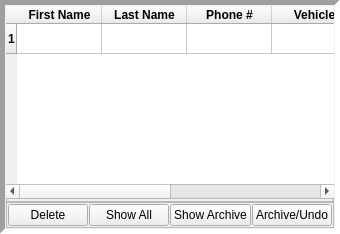
     <widget class="QFrame" name="right_frame">
      <property name="sizePolicy">
       <sizepolicy hsizetype="Expanding" vsizetype="Expanding">
        <horstretch>0</horstretch>
        <verstretch>0</verstretch>
       </sizepolicy>
      </property>
      <property name="frameShape">
       <enum>QFrame::Panel</enum>
      </property>
      <property name="frameShadow">
       <enum>QFrame::Sunken</enum>
      </property>
      <property name="lineWidth">
       <number>5</number>
      </property>
      <property name="midLineWidth">
       <number>5</number>
      </property>
      <layout class="QVBoxLayout" name="verticalLayout_2" stretch="99,1,1">
       <property name="spacing">
        <number>0</number>
       </property>
       <property name="leftMargin">
        <number>1</number>
       </property>
       <property name="topMargin">
        <number>1</number>
       </property>
       <property name="rightMargin">
        <number>1</number>
       </property>
       <property name="bottomMargin">
        <number>1</number>
       </property>
       <item>
        <widget class="QTableWidget" name="customer_table">
         <property name="sizePolicy">
          <sizepolicy hsizetype="Expanding" vsizetype="Expanding">
           <horstretch>1</horstretch>
           <verstretch>1</verstretch>
          </sizepolicy>
         </property>
         <property name="font">
          <font>
           <family>Arial</family>
           <weight>75</weight>
           <bold>true</bold>
          </font>
         </property>
         <property name="frameShape">
          <enum>QFrame::NoFrame</enum>
         </property>
         <property name="autoScrollMargin">
          <number>2</number>
         </property>
         <property name="editTriggers">
          <set>QAbstractItemView::NoEditTriggers</set>
         </property>
         <property name="selectionBehavior">
          <enum>QAbstractItemView::SelectRows</enum>
         </property>
         <property name="textElideMode">
          <enum>Qt::ElideMiddle</enum>
         </property>
         <property name="showGrid">
          <bool>true</bool>
         </property>
         <property name="gridStyle">
          <enum>Qt::SolidLine</enum>
         </property>
         <property name="sortingEnabled">
          <bool>true</bool>
         </property>
         <property name="wordWrap">
          <bool>true</bool>
         </property>
         <property name="cornerButtonEnabled">
          <bool>true</bool>
         </property>
         <property name="rowCount">
          <number>1</number>
         </property>
         <attribute name="horizontalHeaderVisible">
          <bool>true</bool>
         </attribute>
         <attribute name="horizontalHeaderCascadingSectionResizes">
          <bool>true</bool>
         </attribute>
         <attribute name="horizontalHeaderDefaultSectionSize">
          <number>85</number>
         </attribute>
         <attribute name="horizontalHeaderHighlightSections">
          <bool>true</bool>
         </attribute>
         <attribute name="horizontalHeaderMinimumSectionSize">
          <number>68</number>
         </attribute>
         <attribute name="horizontalHeaderShowSortIndicator" stdset="0">
          <bool>true</bool>
         </attribute>
         <attribute name="horizontalHeaderStretchLastSection">
          <bool>true</bool>
         </attribute>
         <attribute name="verticalHeaderVisible">
          <bool>true</bool>
         </attribute>
         <attribute name="verticalHeaderCascadingSectionResizes">
          <bool>false</bool>
         </attribute>
         <attribute name="verticalHeaderDefaultSectionSize">
          <number>30</number>
         </attribute>
         <attribute name="verticalHeaderHighlightSections">
          <bool>true</bool>
         </attribute>
         <attribute name="verticalHeaderStretchLastSection">
          <bool>false</bool>
         </attribute>
         <row/>
         <column>
          <property name="text">
           <string>First Name</string>
          </property>
          <property name="font">
           <font>
            <family>Arial</family>
            <weight>75</weight>
            <bold>true</bold>
           </font>
          </property>
         </column>
         <column>
          <property name="text">
           <string>Last Name</string>
          </property>
          <property name="font">
           <font>
            <family>Arial</family>
            <weight>75</weight>
            <bold>true</bold>
           </font>
          </property>
         </column>
         <column>
          <property name="text">
           <string>Phone #</string>
          </property>
          <property name="font">
           <font>
            <family>Arial</family>
            <weight>75</weight>
            <bold>true</bold>
           </font>
          </property>
         </column>
         <column>
          <property name="text">
           <string>Vehicle</string>
          </property>
          <property name="font">
           <font>
            <family>Arial</family>
            <weight>75</weight>
            <bold>true</bold>
           </font>
          </property>
         </column>
         <column>
          <property name="text">
           <string>Customer ID</string>
          </property>
          <property name="font">
           <font>
            <family>Arial</family>
            <weight>75</weight>
            <bold>true</bold>
           </font>
          </property>
         </column>
         <column>
          <property name="text">
           <string/>
          </property>
         </column>
        </widget>
       </item>
       <item>
        <widget class="QFrame" name="frame_2">
         <property name="frameShape">
          <enum>QFrame::StyledPanel</enum>
         </property>
         <property name="frameShadow">
          <enum>QFrame::Raised</enum>
         </property>
         <layout class="QVBoxLayout" name="verticalLayout_3">
          <property name="spacing">
           <number>1</number>
          </property>
          <property name="leftMargin">
           <number>1</number>
          </property>
          <property name="topMargin">
           <number>1</number>
          </property>
          <property name="rightMargin">
           <number>1</number>
          </property>
          <property name="bottomMargin">
           <number>1</number>
          </property>
         </layout>
        </widget>
       </item>
       <item>
        <widget class="QFrame" name="frame">
         <property name="frameShape">
          <enum>QFrame::StyledPanel</enum>
         </property>
         <property name="frameShadow">
          <enum>QFrame::Raised</enum>
         </property>
         <layout class="QHBoxLayout" name="horizontalLayout">
          <property name="spacing">
           <number>1</number>
          </property>
          <property name="leftMargin">
           <number>1</number>
          </property>
          <property name="topMargin">
           <number>1</number>
          </property>
          <property name="rightMargin">
           <number>1</number>
          </property>
          <property name="bottomMargin">
           <number>1</number>
          </property>
          <item>
           <widget class="QPushButton" name="delete_selected_table_button">
            <property name="text">
             <string>Delete</string>
            </property>
           </widget>
          </item>
          <item>
           <widget class="QPushButton" name="populate_table_button">
            <property name="text">
             <string>Show All</string>
            </property>
           </widget>
          </item>
          <item>
           <widget class="QPushButton" name="show_archived_button">
            <property name="text">
             <string>Show Archive</string>
            </property>
           </widget>
          </item>
          <item>
           <widget class="QPushButton" name="archive_selected_button">
            <property name="text">
             <string>Archive/Undo</string>
            </property>
           </widget>
          </item>
         </layout>
        </widget>
       </item>
      </layout>
     </widget>
